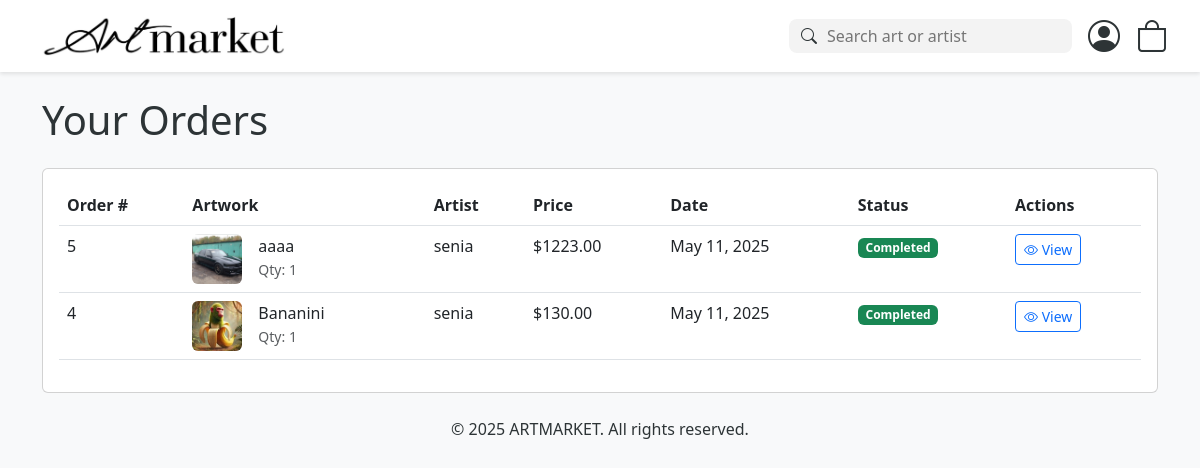
/en/orders/ (signed in), run on an earlier commit of the app's database.
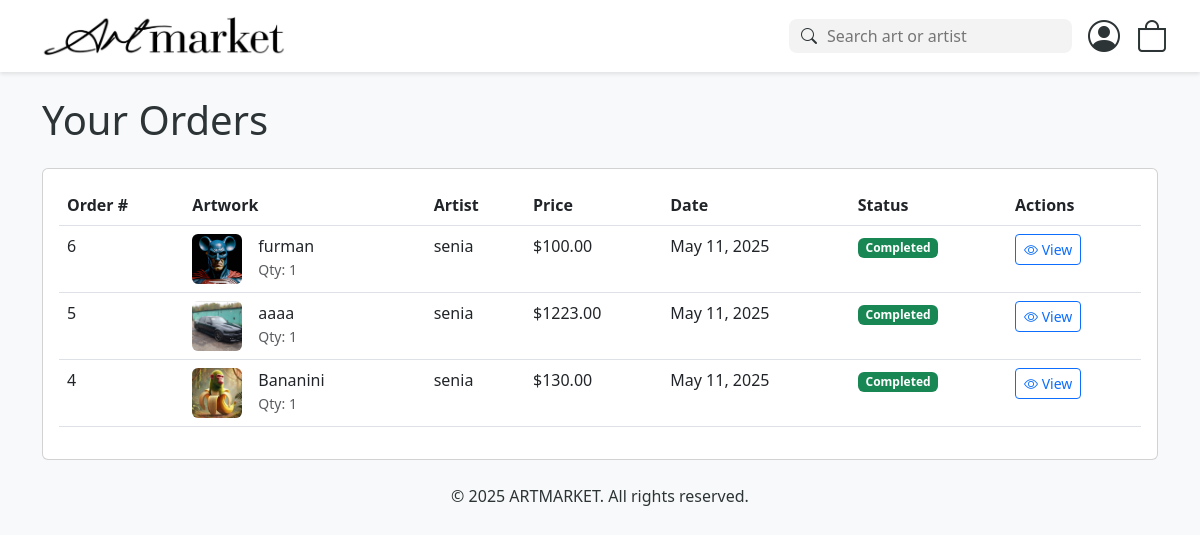
And on a later commit of the database.
### marketplace/models.py (models this page shows, shortened)
class Order(models.Model):
    user = models.ForeignKey(User, on_delete=models.CASCADE)
    artwork = models.ForeignKey(Artwork, on_delete=models.CASCADE)
    quantity = models.PositiveIntegerField(default=1)
    total_price = models.DecimalField(max_digits=10, decimal_places=2)
    created_at = models.DateTimeField(default=timezone.now)
    status = models.CharField(max_length=20, choices=[
        ('completed', 'Completed'),
        ('cancelled', 'Cancelled')
    ], default='completed')

class Artwork(models.Model):
    artist = models.ForeignKey(User, on_delete=models.CASCADE, related_name='artworks')
    title = models.CharField(max_length=200)
    description = models.TextField()
    price = models.DecimalField(max_digits=10, decimal_places=2)
    image = models.ImageField(upload_to='artworks/', blank=True, null=True)
    created_at = models.DateTimeField(default=timezone.now)
    is_sold = models.BooleanField(default=False)
    category = models.CharField(max_length=100, blank=True)
    dimensions = models.CharField(max_length=100, blank=True)
    materials = models.CharField(max_length=200, blank=True)
    views = models.PositiveIntegerField(default=0)
    is_approved = models.BooleanField(default=False)

### marketplace/views.py (the view)
# urls.py: path('orders/', views.orders, name='orders'),
@login_required
def orders(request):
    orders = Order.objects.filter(user=request.user).order_by('-created_at')
    return render(request, get_template_name('marketplace/orders.html', request), {'orders': orders})

### marketplace/context_processors.py (called while the page is built)
def cart_count(request):
    if request.user.is_authenticated:
        return {'cart_count': Cart.objects.filter(user=request.user).count()}
    return {'cart_count': 0}

### marketplace/views.py (called while the page is built)
def get_template_name(template_name, request):
    return template_name

### templates/marketplace/orders.html (shortened to what this page needs)
{% extends 'base.html' %}
{% block content %}
<div class="row">
    <div class="col-12">
        <h1 class="mb-4">Your Orders</h1>
        {% if orders %}
        <div class="card">
            <div class="card-body">
                <div class="table-responsive">
                    <table class="table">
                        <thead>
                            <tr>
                                <th>Order #</th>
                                <th>Artwork</th>
                                <th>Artist</th>
                                <th>Price</th>
                                <th>Date</th>
                                <th>Status</th>
                                <th>Actions</th>
                            </tr>
                        </thead>
                        <tbody>
                            {% for order in orders %}
                            <tr>
                                <td>{{ order.id }}</td>
                                <td>
                                    <div class="d-flex align-items-center">
                                        <img src="{{ order.artwork.image.url }}" class="rounded me-3" alt="{{ order.artwork.title }}" style="width: 50px; height: 50px; object-fit: cover;">
                                        <div>
                                            <h6 class="mb-0">{{ order.artwork.title }}</h6>
                                            <small class="text-muted">Qty: {{ order.quantity }}</small>
                                        </div>
                                    </div>
                                </td>
                                <td>{{ order.artwork.artist.username }}</td>
                                <td>${{ order.total_price }}</td>
                                <td>{{ order.created_at|date:"M d, Y" }}</td>
                                <td>
                                    <span class="badge {% if order.status == 'completed' %}bg-success{% elif order.status == 'cancelled' %}bg-danger{% else %}bg-warning{% endif %}">
                                        {{ order.status|title }}
                                    </span>
                                </td>
                                <td>
                                    <a href="{% url 'artwork_detail' order.artwork.pk %}" class="btn btn-sm btn-outline-primary">
                                        <i class="bi bi-eye"></i> View
                                    </a>
                                </td>
                            </tr>
                            {% endfor %}
                        </tbody>
                    </table>
                </div>
            </div>
        </div>
        {% else %}
        <div class="alert alert-info">
            You haven't placed any orders yet. <a href="{% url 'home' %}">Browse artworks</a> to make your first purchase.
        </div>
        {% endif %}
    </div>
</div>
{% endblock %}

What changed in the data, as far as the page shows it:
added Order: id "6", artwork.image (picture), artwork "furman", quantity "1", artwork.artist.username "senia", total_price "100.00", created_at "May 11, 2025", status "Completed"
